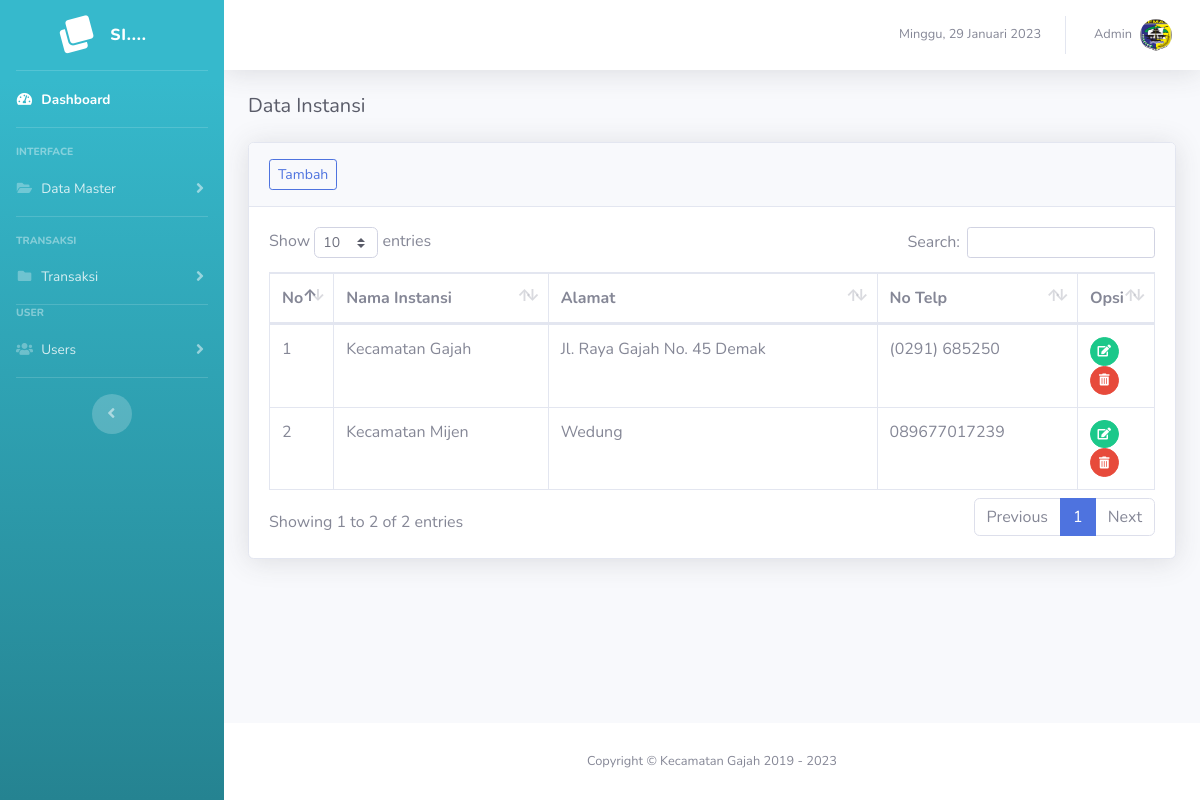
The app's page /instansi (signed in) with its own data.
### tables this page shows
CREATE TABLE `tb_instansi` (
  `id_instansi` int(11) NOT NULL,
  `nama_instansi` varchar(100) NOT NULL,
  `alamat_instansi` text NOT NULL,
  `no_telp` varchar(20) NOT NULL,
  `tahun` date NOT NULL,
  `id_user` int(11) NOT NULL
);

### page/instansi/instansi.php (the view)
<h5 class="h5 mb-4 text-gray-800">Data Instansi</h5>
<div class="card shadow mb-4">
  <div class="card-header py-3">
    <a href="?page=instansi&action=add" class="btn btn-sm btn-outline-primary">Tambah</a>
  </div>
  <div class="card-body">
    <div class="table-responsive">
      <table class="table table-bordered" id="dataTable" width="100%" cellspacing="0">
        <thead>
          <tr>
            <th  width="5%">No</th>
            <th>Nama Instansi</th>
            <th>Alamat</th>
            <th>No Telp</th>
            <th  width="8%">Opsi</th>
          </tr>
        </thead>
        <tbody>
          <?php
          if ($_SESSION['level'] == "admin") {
            $sql = $conn->query("SELECT * FROM tb_instansi");
          } else {
            $sql = $conn->query("SELECT * FROM tb_instansi WHERE id_user = '$_SESSION[id_user]'");
          }
          $no = 1;
          foreach ($sql as $key => $value) :
          ?>
            <tr>
              <td><?= $no++; ?></td>
              <td><?= $value['nama_instansi']; ?></td>
              <td><?= $value['alamat_instansi']; ?></td>
              <td><?= $value['no_telp']; ?></td>
              <td>
                <a href="?page=instansi&action=edit&id=<?= urlencode(base64_encode($value['id_instansi'])); ?>" class="btn btn-sm btn-circle btn-success" data-toggle="tooltip" data-placement="top" title="Edit"><i class="fas fa-edit"></i></a>
                <a href="?page=instansi&action=delete&id=<?= urlencode(base64_encode($value['id_instansi'])); ?>" name="delete" class=" delete btn btn-sm btn-circle btn-danger" data-toggle="tooltip" data-placement="top" title="Delete"><i class="fas fa-trash-alt"></i></a>
              </td>
            </tr>
          <?php endforeach; ?>
        </tbody>
      </table>
    </div>
  </div>
</div>

### records on screen
tb_instansi: nama_instansi "Kecamatan Gajah", alamat_instansi "Jl. Raya Gajah No. 45 Demak", no_telp "(0291) 685250"
tb_instansi: nama_instansi "Kecamatan Mijen", alamat_instansi "Wedung", no_telp "089677017239"

### other values on screen
$_SESSION['nama'] "Admin"
